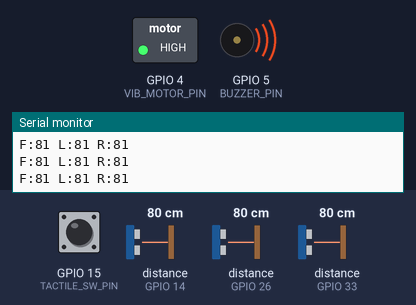
The program below on a simulated ESP32. Shown: switched loads named in the program (green lamp = pin HIGH), buzzer (waves = sounding, pin HIGH), the last lines printed to the serial monitor. Dashed ring = blinking. The inputs (shaded band) are chosen by the test bench; at power-on: GPIO 15 (TACTILE_SW_PIN) HIGH, distance to the obstacle (sensors on GPIO 14, GPIO 26, GPIO 33) 80 cm. The echo pulse lasts 58.3 µs per cm; the audio player accepts every command and is not drawn.

Above: at 1.7 s.
1.8 s: GPIO 15 (TACTILE_SW_PIN) pulled LOW for 3.2 s
At 2.2 s:
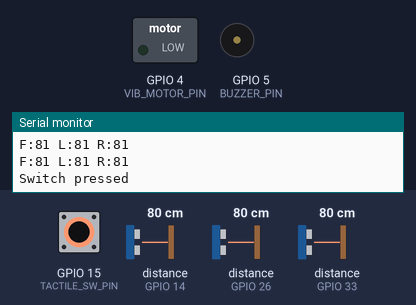
Timing chart, 0 to 12.5 s (numbered marks = the images above; inputs shaded):
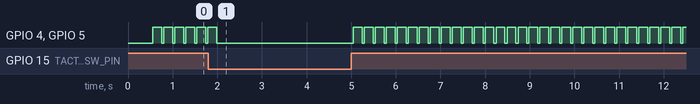

Measured:
- by itself, GPIO 4 (VIB_MOTOR_PIN), GPIO 5 (BUZZER_PIN): repeats every 0.25 s: HIGH 0.20 s, LOW 0.05 s

The program:

main.cpp
```cpp
#include <Arduino.h>
#include <NewPing.h>
#include <DFRobotDFPlayerMini.h>

// --- Pin Definitions ---
// Ultrasonic Sensors
#define TRIG_FRONT 12
#define ECHO_FRONT 14
#define TRIG_LEFT  27
#define ECHO_LEFT  26
#define TRIG_RIGHT 25
#define ECHO_RIGHT 33

// Feedback Modules
#define VIB_MOTOR_PIN 4
#define BUZZER_PIN 5
#define TACTILE_SW_PIN 15

// DFPlayer Mini (Hardware Serial 2)
#define RX2_PIN 16
#define TX2_PIN 17

// --- Constants ---
#define MAX_DISTANCE 400 // Maximum distance in cm (13 feet is approx 396 cm)
#define DANGER_THRESHOLD 100 // cm
#define WARNING_THRESHOLD 250 // cm

// --- Objects ---
NewPing sonarFront(TRIG_FRONT, ECHO_FRONT, MAX_DISTANCE);
NewPing sonarLeft(TRIG_LEFT, ECHO_LEFT, MAX_DISTANCE);
NewPing sonarRight(TRIG_RIGHT, ECHO_RIGHT, MAX_DISTANCE);

HardwareSerial mySoftwareSerial(2);
DFRobotDFPlayerMini myDFPlayer;

// --- State Variables ---
unsigned long lastPingTime = 0;
const unsigned long PING_INTERVAL = 100; // ms

void setup() {
  Serial.begin(115200);

  // Initialize feedback pins
  pinMode(VIB_MOTOR_PIN, OUTPUT);
  pinMode(BUZZER_PIN, OUTPUT);
  digitalWrite(VIB_MOTOR_PIN, LOW);
  digitalWrite(BUZZER_PIN, LOW);

  // Initialize Switch
  pinMode(TACTILE_SW_PIN, INPUT_PULLUP);

  // Initialize DFPlayer
  mySoftwareSerial.begin(9600, SERIAL_8N1, RX2_PIN, TX2_PIN);
  Serial.println(F("Initializing DFPlayer..."));

  if (!myDFPlayer.begin(mySoftwareSerial)) {
    Serial.println(F("Unable to begin:"));
    Serial.println(F("1.Please recheck the connection!"));
    Serial.println(F("2.Please insert the SD card!"));
    // Don't halt, just continue (for testing without DFPlayer)
  } else {
    Serial.println(F("DFPlayer Mini online."));
    myDFPlayer.volume(20); // Set volume value (0~30)
  }
}

void playVoiceCommand(int trackNumber) {
  // Assuming track 1: "Obstacle ahead"
  // Track 2: "Move left"
  // Track 3: "Move right"
  myDFPlayer.play(trackNumber);
}

void loop() {
  // Non-blocking timer for sensor reads
  if (millis() - lastPingTime >= PING_INTERVAL) {
    lastPingTime = millis();

    // Read distances
    int distFront = sonarFront.ping_cm();
    int distLeft = sonarLeft.ping_cm();
    int distRight = sonarRight.ping_cm();

    // Convert 0 (out of range) to max distance
    if (distFront == 0) distFront = MAX_DISTANCE;
    if (distLeft == 0) distLeft = MAX_DISTANCE;
    if (distRight == 0) distRight = MAX_DISTANCE;

    Serial.printf("F:%d L:%d R:%d\n", distFront, distLeft, distRight);

    // Hazard Avoidance Logic
    bool danger = false;

    if (distFront < DANGER_THRESHOLD) {
      danger = true;
      if (distLeft > distRight) {
        // More space on the left
        playVoiceCommand(2); // "Move left"
      } else {
        // More space on the right
        playVoiceCommand(3); // "Move right"
      }
    } else if (distLeft < DANGER_THRESHOLD) {
      danger = true;
      playVoiceCommand(3); // "Move right"
    } else if (distRight < DANGER_THRESHOLD) {
      danger = true;
      playVoiceCommand(2); // "Move left"
    }

    if (danger) {
      digitalWrite(VIB_MOTOR_PIN, HIGH);
      digitalWrite(BUZZER_PIN, HIGH);
      delay(200); // Short pulse
      digitalWrite(BUZZER_PIN, LOW);
      digitalWrite(VIB_MOTOR_PIN, LOW);
    }
  }

  // Handle Switch (e.g., mute or repeat last command)
  if (digitalRead(TACTILE_SW_PIN) == LOW) {
    delay(50); // Debounce
    if (digitalRead(TACTILE_SW_PIN) == LOW) {
      Serial.println("Switch pressed");
      // Add switch logic here
      while(digitalRead(TACTILE_SW_PIN) == LOW); // Wait for release
    }
  }
}
```
